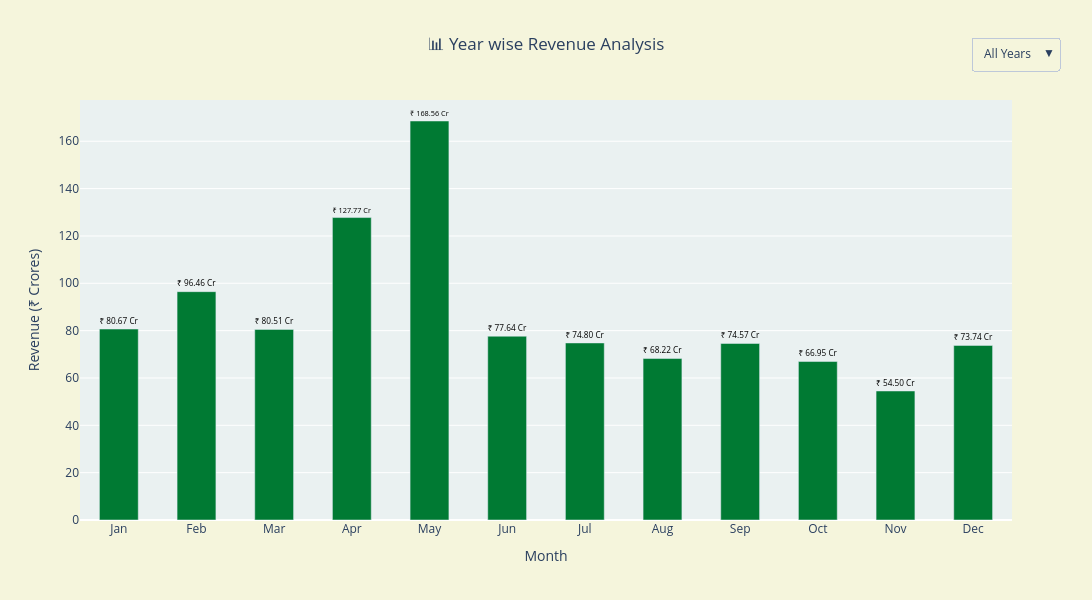

Write notebook code for a chart like this one.
### Markdown cell above
YEAR WISE REVENUE ANALYSIS

### Code cell
import pandas as pd
import plotly.graph_objects as go

df = df_merged.copy()

# ---------------- CLEAN DATA ----------------
df['Amount'] = pd.to_numeric(df['Amount'], errors='coerce')
df['PostingDate'] = pd.to_datetime(df['PostingDate'], errors='coerce')
df = df.dropna(subset=['Amount', 'PostingDate'])

df['Year'] = df['PostingDate'].dt.year
df['Month'] = df['PostingDate'].dt.strftime('%b')

df = df[df['Year'] >= 2000]

month_order = [
    "Jan","Feb","Mar","Apr","May","Jun",
    "Jul","Aug","Sep","Oct","Nov","Dec"
]

years = sorted(df['Year'].unique())

# ---------------- ALL YEARS ----------------
all_monthly = (
    df.groupby('Month')['Amount']
      .sum()
      .reindex(month_order, fill_value=0)
      .reset_index()
)

all_monthly.columns = ['Month', 'Amount']
all_monthly['Revenue_Cr'] = all_monthly['Amount'] / 1e7

# ---------------- FIGURE ----------------
fig = go.Figure()

fig.add_trace(
    go.Bar(
        x=all_monthly['Month'],
        y=all_monthly['Revenue_Cr'],
        text=[f"₹ {x:.2f} Cr" for x in all_monthly['Revenue_Cr']],
        textposition='outside',
        marker_color='#007A33',
        width=0.5,
         textfont=dict(
        size=18,
        color="black"
    ),
    )
)

# ---------------- DROPDOWN BUTTONS ----------------
buttons = []

# ALL YEARS BUTTON
buttons.append(
    dict(
        label="All Years",
        method="update",
        args=[{
            "x": [all_monthly['Month']],
            "y": [all_monthly['Revenue_Cr']]
        }]
    )
)

# YEAR WISE BUTTONS (2025, 2026 etc.)
for yr in years:

    temp = df[df['Year'] == yr]

    monthly = (
        temp.groupby('Month')['Amount']
            .sum()
            .reindex(month_order, fill_value=0)
            .reset_index()
    )

    monthly.columns = ['Month', 'Amount']
    monthly['Revenue_Cr'] = monthly['Amount'] / 1e7

    buttons.append(
        dict(
            label=str(yr),
            method="update",
            args=[{
                "x": [monthly['Month']],
                "y": [monthly['Revenue_Cr']],
                "text": [[f"₹ {x:.2f} Cr" for x in monthly['Revenue_Cr']]]
            }]
        )
    )

# ---------------- LAYOUT ----------------
fig.update_layout(

    title='📊 Year wise Revenue Analysis',
    title_x=0.5,

    hoverlabel=dict(
        bgcolor="#F5F5DC",
        font=dict(color="black", size=14)
    ),

    updatemenus=[
        dict(
            buttons=buttons,
            direction='down',
            x=1.05,
            y=1.15
        )
    ],

    paper_bgcolor='#F5F5DC',
    plot_bgcolor='#EAF1F1',

    xaxis_title='Month',
    yaxis_title='Revenue (₹ Crores)',

    height=600,
    width=1200
)

fig.show()

### Figure 1 — Plotly figure (JSON) as saved in the notebook; plotly's stock layout.template omitted (floating-point values rounded to 4 significant figures)
{"data": [{"marker": {"color": "#007A33"}, "text": ["₹ 80.67 Cr", "₹ 96.46 Cr", "₹ 80.51 Cr", "₹ 127.77 Cr", "₹ 168.56 Cr", "₹ 77.64 Cr", "₹ 74.80 Cr", "₹ 68.22 Cr", "₹ 74.57 Cr", "₹ 66.95 Cr", "₹ 54.50 Cr", "₹ 73.74 Cr"], "textfont": {"color": "black", "size": 18}, "textposition": "outside", "type": "bar", "width": 0.5, "x": ["Jan", "Feb", "Mar", "Apr", "May", "Jun", "Jul", "Aug", "Sep", "Oct", "Nov", "Dec"], "y": [80.67, 96.46, 80.51, 127.8, 168.6, 77.64, 74.8, 68.22, 74.57, 66.95, 54.5, 73.74]}], "layout": {"height": 600, "hoverlabel": {"bgcolor": "#F5F5DC", "font": {"color": "black", "size": 14}}, "paper_bgcolor": "#F5F5DC", "plot_bgcolor": "#EAF1F1", "title": {"text": "📊 Year wise Revenue Analysis", "x": 0.5}, "updatemenus": [{"buttons": [{"args": [{"x": [["Jan", "Feb", "Mar", "Apr", "May", "Jun", "Jul", "Aug", "Sep", "Oct", "Nov", "Dec"]], "y": [[80.67, 96.46, 80.51, 127.8, 168.6, 77.64, 74.8, 68.22, 74.57, 66.95, 54.5, 73.74]]}], "label": "All Years", "method": "update"}, {"args": [{"text": [["₹ 0.00 Cr", "₹ 11.97 Cr", "₹ 0.00 Cr", "₹ 61.22 Cr", "₹ 71.58 Cr", "₹ 70.78 Cr", "₹ 74.80 Cr", "₹ 68.22 Cr", "₹ 74.57 Cr", "₹ 66.95 Cr", "₹ 54.50 Cr", "₹ 73.74 Cr"]], "x": [["Jan", "Feb", "Mar", "Apr", "May", "Jun", "Jul", "Aug", "Sep", "Oct", "Nov", "Dec"]], "y": [[0, 11.97, 0, 61.22, 71.58, 70.78, 74.8, 68.22, 74.57, 66.95, 54.5, 73.74]]}], "label": "2025", "method": "update"}, {"args": [{"text": [["₹ 80.67 Cr", "₹ 84.48 Cr", "₹ 80.51 Cr", "₹ 66.55 Cr", "₹ 96.97 Cr", "₹ 6.86 Cr", "₹ 0.00 Cr", "₹ 0.00 Cr", "₹ 0.00 Cr", "₹ 0.00 Cr", "₹ 0.00 Cr", "₹ 0.00 Cr"]], "x": [["Jan", "Feb", "Mar", "Apr", "May", "Jun", "Jul", "Aug", "Sep", "Oct", "Nov", "Dec"]], "y": [[80.67, 84.48, 80.51, 66.55, 96.97, 6.859, 0, 0, 0, 0, 0, 0]]}], "label": "2026", "method": "update"}], "direction": "down", "x": 1.05, "y": 1.15}], "width": 1200, "xaxis": {"title": {"text": "Month"}}, "yaxis": {"title": {"text": "Revenue (₹ Crores)"}}}}
